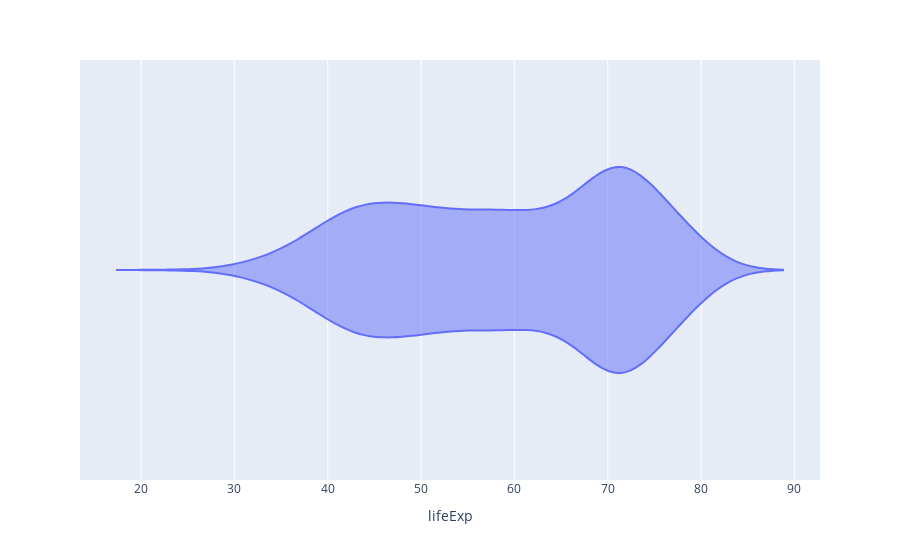

This figure's notebook cell:
### Markdown cell above
[Back to top](#Index:) 

### Problem 5

#### Violin Plot of Life Expectancy with `plotly`



Create a Violin Plot of the Life Expectancy data using `plotly`.

### Code cell
#create a violin plot with plotly
px.violin(gapminder, x = "lifeExp")

### Figure 1 — Plotly figure (JSON) as saved in the notebook; plotly's stock layout.template omitted (floating-point values rounded to 4 significant figures; data arrays with more than 128 entries replaced by an {"elided": "..."} marker saying what was removed)
{"data": [{"alignmentgroup": "True", "box": {"visible": false}, "hovertemplate": "lifeExp=%{x}<extra></extra>", "legendgroup": "", "marker": {"color": "#636efa"}, "name": "", "offsetgroup": "", "orientation": "h", "scalegroup": "True", "showlegend": false, "type": "violin", "x": {"elided": "1704 float values"}, "x0": " ", "xaxis": "x", "y0": " ", "yaxis": "y"}], "layout": {"legend": {"tracegroupgap": 0}, "margin": {"t": 60}, "violinmode": "group", "xaxis": {"anchor": "y", "domain": [0, 1], "title": {"text": "lifeExp"}}, "yaxis": {"anchor": "x", "domain": [0, 1]}}}
